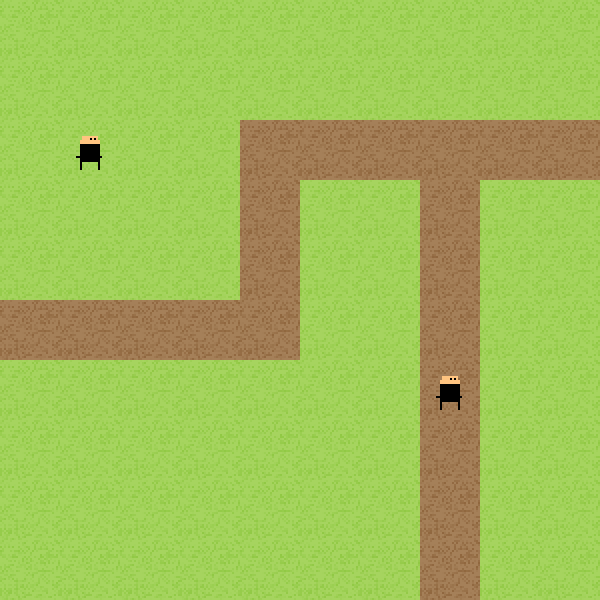

Rendered tile map (Tiled .tmx) drawn with the repository's tilesets; below, a short description and the full map source, tile grids included:
An orthogonal 10x10 tile map with 60x60 px tiles, 2 tile layers (terrain, entities), 2 tilesets.

<map version="1.0" orientation="orthogonal" width="10" height="10" tilewidth="60" tileheight="60">
 <tileset firstgid="1" name="tempTileset" tilewidth="60" tileheight="60">
  <image source="../tempTileset.png" width="120" height="60" />
  <tile id="0">
   <properties>
    <property name="movementCost" value="1" />
   </properties>
  </tile>
  <tile id="1">
   <properties>
    <property name="movementCost" value="1" />
   </properties>
  </tile>
 </tileset>
 <tileset firstgid="3" name="entitiesTileset" tilewidth="60" tileheight="60">
  <image source="../entitiesTileset.png" width="60" height="60" />
 </tileset>
 <layer name="terrain" width="10" height="10">
  <data>
   <tile gid="1" />
   <tile gid="1" />
   <tile gid="1" />
   <tile gid="1" />
   <tile gid="1" />
   <tile gid="1" />
   <tile gid="1" />
   <tile gid="1" />
   <tile gid="1" />
   <tile gid="1" />
   <tile gid="1" />
   <tile gid="1" />
   <tile gid="1" />
   <tile gid="1" />
   <tile gid="1" />
   <tile gid="1" />
   <tile gid="1" />
   <tile gid="1" />
   <tile gid="1" />
   <tile gid="1" />
   <tile gid="1" />
   <tile gid="1" />
   <tile gid="1" />
   <tile gid="1" />
   <tile gid="2" />
   <tile gid="2" />
   <tile gid="2" />
   <tile gid="2" />
   <tile gid="2" />
   <tile gid="2" />
   <tile gid="1" />
   <tile gid="1" />
   <tile gid="1" />
   <tile gid="1" />
   <tile gid="2" />
   <tile gid="1" />
   <tile gid="1" />
   <tile gid="2" />
   <tile gid="1" />
   <tile gid="1" />
   <tile gid="1" />
   <tile gid="1" />
   <tile gid="1" />
   <tile gid="1" />
   <tile gid="2" />
   <tile gid="1" />
   <tile gid="1" />
   <tile gid="2" />
   <tile gid="1" />
   <tile gid="1" />
   <tile gid="2" />
   <tile gid="2" />
   <tile gid="2" />
   <tile gid="2" />
   <tile gid="2" />
   <tile gid="1" />
   <tile gid="1" />
   <tile gid="2" />
   <tile gid="1" />
   <tile gid="1" />
   <tile gid="1" />
   <tile gid="1" />
   <tile gid="1" />
   <tile gid="1" />
   <tile gid="1" />
   <tile gid="1" />
   <tile gid="1" />
   <tile gid="2" />
   <tile gid="1" />
   <tile gid="1" />
   <tile gid="1" />
   <tile gid="1" />
   <tile gid="1" />
   <tile gid="1" />
   <tile gid="1" />
   <tile gid="1" />
   <tile gid="1" />
   <tile gid="2" />
   <tile gid="1" />
   <tile gid="1" />
   <tile gid="1" />
   <tile gid="1" />
   <tile gid="1" />
   <tile gid="1" />
   <tile gid="1" />
   <tile gid="1" />
   <tile gid="1" />
   <tile gid="2" />
   <tile gid="1" />
   <tile gid="1" />
   <tile gid="1" />
   <tile gid="1" />
   <tile gid="1" />
   <tile gid="1" />
   <tile gid="1" />
   <tile gid="1" />
   <tile gid="1" />
   <tile gid="2" />
   <tile gid="1" />
   <tile gid="1" />
  </data>
 </layer>
 <layer name="entities" width="10" height="10">
  <data>
   <tile gid="0" />
   <tile gid="0" />
   <tile gid="0" />
   <tile gid="0" />
   <tile gid="0" />
   <tile gid="0" />
   <tile gid="0" />
   <tile gid="0" />
   <tile gid="0" />
   <tile gid="0" />
   <tile gid="0" />
   <tile gid="0" />
   <tile gid="0" />
   <tile gid="0" />
   <tile gid="0" />
   <tile gid="0" />
   <tile gid="0" />
   <tile gid="0" />
   <tile gid="0" />
   <tile gid="0" />
   <tile gid="0" />
   <tile gid="3" />
   <tile gid="0" />
   <tile gid="0" />
   <tile gid="0" />
   <tile gid="0" />
   <tile gid="0" />
   <tile gid="0" />
   <tile gid="0" />
   <tile gid="0" />
   <tile gid="0" />
   <tile gid="0" />
   <tile gid="0" />
   <tile gid="0" />
   <tile gid="0" />
   <tile gid="0" />
   <tile gid="0" />
   <tile gid="0" />
   <tile gid="0" />
   <tile gid="0" />
   <tile gid="0" />
   <tile gid="0" />
   <tile gid="0" />
   <tile gid="0" />
   <tile gid="0" />
   <tile gid="0" />
   <tile gid="0" />
   <tile gid="0" />
   <tile gid="0" />
   <tile gid="0" />
   <tile gid="0" />
   <tile gid="0" />
   <tile gid="0" />
   <tile gid="0" />
   <tile gid="0" />
   <tile gid="0" />
   <tile gid="0" />
   <tile gid="0" />
   <tile gid="0" />
   <tile gid="0" />
   <tile gid="0" />
   <tile gid="0" />
   <tile gid="0" />
   <tile gid="0" />
   <tile gid="0" />
   <tile gid="0" />
   <tile gid="0" />
   <tile gid="3" />
   <tile gid="0" />
   <tile gid="0" />
   <tile gid="0" />
   <tile gid="0" />
   <tile gid="0" />
   <tile gid="0" />
   <tile gid="0" />
   <tile gid="0" />
   <tile gid="0" />
   <tile gid="0" />
   <tile gid="0" />
   <tile gid="0" />
   <tile gid="0" />
   <tile gid="0" />
   <tile gid="0" />
   <tile gid="0" />
   <tile gid="0" />
   <tile gid="0" />
   <tile gid="0" />
   <tile gid="0" />
   <tile gid="0" />
   <tile gid="0" />
   <tile gid="0" />
   <tile gid="0" />
   <tile gid="0" />
   <tile gid="0" />
   <tile gid="0" />
   <tile gid="0" />
   <tile gid="0" />
   <tile gid="0" />
   <tile gid="0" />
   <tile gid="0" />
  </data>
 </layer>
</map>